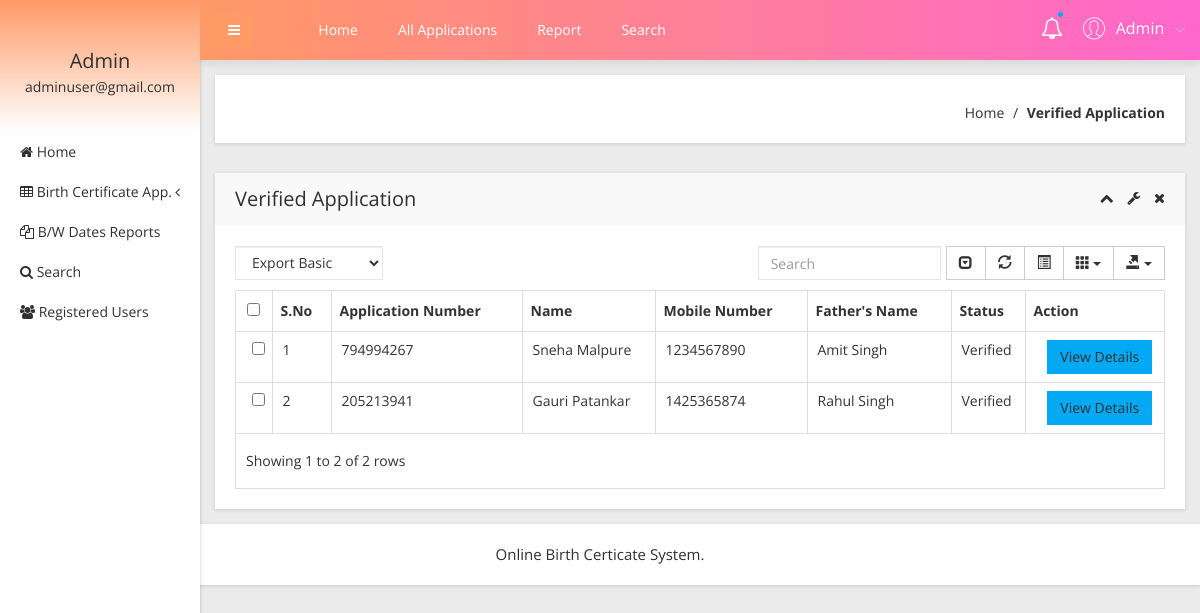
Page /admin/verified-application.php (signed in) on the committed database.
### tables this page shows
CREATE TABLE `tblapplication` (
  `ID` int(10) NOT NULL,
  `UserID` int(5) NOT NULL,
  `ApplicationID` varchar(200) DEFAULT NULL,
  `DateofBirth` varchar(200) DEFAULT NULL,
  `Gender` varchar(50) DEFAULT NULL,
  `FullName` varchar(200) DEFAULT NULL,
  `PlaceofBirth` varchar(200) DEFAULT NULL,
  `NameofFather` varchar(200) DEFAULT NULL,
  `NameOfMother` varchar(120) DEFAULT NULL,
  `PermanentAdd` mediumtext DEFAULT NULL,
  `PostalAdd` mediumtext DEFAULT NULL,
  `MobileNumber` bigint(10) DEFAULT NULL,
  `Email` varchar(200) DEFAULT NULL,
  `Dateofapply` timestamp NULL DEFAULT current_timestamp(),
  `Remark` varchar(200) DEFAULT NULL,
  `Status` varchar(50) DEFAULT NULL,
  `UpdationDate` timestamp NULL DEFAULT NULL ON UPDATE current_timestamp()
);

### admin/verified-application.php (the view, shortened to what this page needs)
<?php
include('includes/dbconnection.php');
if (strlen($_SESSION['obcsaid']==0)) {
  header('location:logout.php');
  } else{
  ?>
<!doctype html>
<html class="no-js" lang="en">
<head>
    <link rel="stylesheet" href="css/bootstrap.min.css">
    <link rel="stylesheet" href="css/font-awesome.min.css">
    <link rel="stylesheet" href="css/adminpro-custon-icon.css">
    <link rel="stylesheet" href="css/meanmenu.min.css">
    <link rel="stylesheet" href="css/jquery.mCustomScrollbar.min.css">
    <link rel="stylesheet" href="css/animate.css">
    <link rel="stylesheet" href="css/data-table/bootstrap-table.css">
    <link rel="stylesheet" href="css/data-table/bootstrap-editable.css">
    <link rel="stylesheet" href="css/normalize.css">
    <link rel="stylesheet" href="css/c3.min.css">
    <link rel="stylesheet" href="style.css">
    <link rel="stylesheet" href="css/responsive.css">
</head>
<body class="materialdesign">
    <div class="wrapper-pro">
      <?php include_once('includes/sidebar.php');?>
        <?php include_once('includes/header.php');?>
            <div class="breadcome-area mg-b-30 small-dn">
                <div class="container-fluid">
                    <div class="row">
                        <div class="col-lg-12">
                            <div class="breadcome-list shadow-reset">
                                <div class="row">
                                    <div class="col-lg-12">
                                        <ul class="breadcome-menu">
                                            <li><a href="dashboard.php">Home</a> <span class="bread-slash">/</span>
                                            </li>
                                            <li><span class="bread-blod">Verified Application</span>
                                            </li>
                                        </ul>
                                    </div>
                                </div>
                            </div>
                        </div>
                    </div>
                </div>
            </div>
            <div class="data-table-area mg-b-15">
                <div class="container-fluid">
                    <div class="row">
                        <div class="col-lg-12">
                            <div class="sparkline13-list shadow-reset">
                                <div class="sparkline13-hd">
                                    <div class="main-sparkline13-hd">
                                        <h1>Verified Application</h1>
                                        <div class="sparkline13-outline-icon">
                                            <span class="sparkline13-collapse-link"><i class="fa fa-chevron-up"></i></span>
                                            <span><i class="fa fa-wrench"></i></span>
                                            <span class="sparkline13-collapse-close"><i class="fa fa-times"></i></span>
                                        </div>
                                    </div>
                                </div>
                                <div class="sparkline13-graph">
                                    <div class="datatable-dashv1-list custom-datatable-overright">
                                        <div id="toolbar">
                                            <select class="form-control">
                                                <option value="">Export Basic</option>
                                            </select>
                                        </div>
                                        <table id="table" data-toggle="table" data-pagination="true" data-search="true" data-show-columns="true" data-show-pagination-switch="true" data-show-refresh="true" data-key-events="true" data-show-toggle="true" data-resizable="true" data-cookie="true" data-cookie-id-table="saveId" data-show-export="true" data-click-to-select="true" data-toolbar="#toolbar">
                                            <thead>
                                                <tr>
                                                    <th>S.No</th>
                                                    <th>Application Number</th>
                                                    <th>Name</th>
                                                    <th >Mobile Number</th>
                                                    <th>Father's Name</th>
                                                    <th>Status</th>
                                                    <th data-field="action">Action</th>
                                                </tr>
                                            </thead>
                                            <tbody>
                                              <?php
$sql="SELECT * from tblapplication where Status='Verified'";
$query = $dbh -> prepare($sql);
$query->execute();
$results=$query->fetchAll(PDO::FETCH_OBJ);
$cnt=1;
if($query->rowCount() > 0)
{
foreach($results as $row)
{               ?>
                                                <tr>
                                                    <td><?php echo htmlentities($cnt);?></td>
                                                    <td><?php  echo htmlentities($row->ApplicationID);?></td>
                                                    <td><?php  echo htmlentities($row->FullName);?></td>
                                                   <td><?php  echo htmlentities($row->MobileNumber);?></td>
                                                    <td><?php  echo htmlentities($row->NameofFather);?></td>
                                                  <?php if($row->Status==""){ ?>
                     <td><?php echo "Still Pending"; ?></td>
<?php } else { ?>                  <td><?php  echo htmlentities($row->Status);?>
                  </td>
                  <?php } ?>
                                                    <td class="datatable-ct"><a href="view-application-detail.php?viewid=<?php echo htmlentities ($row->ID);?>" class='btn btn-primary'>View Details</a>
                                                    </td>
                                                </tr>
                                             <?php $cnt=$cnt+1;}} ?>
                                            </tbody>
                                        </table>
                                    </div>
                                </div>
                            </div>
                        </div>
                    </div>
                </div>
            </div>
        </div>
    </div>
  <?php include_once('includes/footer.php');?>
</body>
</html><?php }  ?>

### admin/includes/sidebar.php (shortened to what this page needs)
     <?php
include('includes/dbconnection.php');
if (strlen($_SESSION['obcsaid']==0)) {
  header('location:logout.php');
  } else{
  ?>
  <div class="left-sidebar-pro">
            <nav id="sidebar">
                <div class="sidebar-header">
                    <?php
$aid=$_SESSION['obcsaid'];
$sql="SELECT AdminName,Email from  tbladmin where ID=:aid";
$query = $dbh -> prepare($sql);
$query->bindParam(':aid',$aid,PDO::PARAM_STR);
$query->execute();
$results=$query->fetchAll(PDO::FETCH_OBJ);
$cnt=1;
if($query->rowCount() > 0)
{
foreach($results as $row)
{               ?>
                    <h3> <?php  echo $row->AdminName;?></h3>
                    <p> <?php  echo $row->Email;?></p>
                  <?php $cnt=$cnt+1;}} ?>
                </div>
                <div class="left-custom-menu-adp-wrap">
                    <ul class="nav navbar-nav left-sidebar-menu-pro">
                        <li class="nav-item">
                            <a href="dashboard.php" role="button" aria-expanded="false"><i class="fa big-icon fa-home"></i> <span class="mini-dn">Home</span> </a>
                        </li>
                        <li class="nav-item"><a href="#" data-toggle="dropdown" role="button" aria-expanded="false" class="nav-link dropdown-toggle"><i class="fa big-icon fa-table"></i> <span class="mini-dn">Birth Certificate App.</span> <span class="indicator-right-menu mini-dn"><i class="fa indicator-mn fa-angle-left"></i></span></a>
                        </li>
                        <li class="nav-item">
                            <a href="between-dates-report.php" role="button" aria-expanded="false"><i class="fa big-icon fa-files-o"></i> <span class="mini-dn">B/W Dates Reports</span> </a>
                        </li>
                        <li class="nav-item">
                            <a href="search.php" role="button" aria-expanded="false"><i class="fa fa-search"></i> <span class="mini-dn">Search</span> </a>
                        </li>
                             <li class="nav-item">
                            <a href="  registered-users.php" role="button" aria-expanded="false"><i class="fa fa-users"></i> <span class="mini-dn">Registered Users</span> </a>
                        </li>
                    </ul>
                </div>
            </nav>
        </div>
        <?php }  ?>

### admin/includes/header.php (shortened to what this page needs)
      <?php
include('includes/dbconnection.php');
if (strlen($_SESSION['obcsaid']==0)) {
  header('location:logout.php');
  } else{
  ?>
 <div class="content-inner-all">
            <div class="header-top-area">
                <div class="fixed-header-top">
                    <div class="container-fluid">
                        <div class="row">
                            <div class="col-lg-1 col-md-6 col-sm-6 col-xs-12">
                                <button type="button" id="sidebarCollapse" class="btn bar-button-pro header-drl-controller-btn btn-info navbar-btn">
                                    <i class="fa fa-bars"></i>
                                </button>
                            </div>
                            <div class="col-lg-6 col-md-1 col-sm-1 col-xs-12">
                                <div class="header-top-menu tabl-d-n">
                                    <ul class="nav navbar-nav mai-top-nav">
                                        <li class="nav-item"><a href="dashboard.php" class="nav-link">Home</a>
                                        </li>
                                        <li class="nav-item"><a href="all-applications.php" class="nav-link">All Applications</a>
                                        </li>
                                        <li class="nav-item"><a href="between-dates-report.php" class="nav-link">Report</a>
                                        </li>
                                        <li class="nav-item"><a href="search.php" class="nav-link">Search</a>
                                        </li>
                                    </ul>
                                </div>
                            </div>
                            <div class="col-lg-5 col-md-5 col-sm-6 col-xs-12">
                                <div class="header-right-info">
                                    <ul class="nav navbar-nav mai-top-nav header-right-menu">
                                        <li class="nav-item"><a href="new-birth-application.php" data-toggle="dropdown" role="button" aria-expanded="false" class="nav-link dropdown-toggle"><i class="fa fa-bell-o" aria-hidden="true"></i><span class="indicator-nt"></span></a>
                                        </li>
                                        <li class="nav-item">
                                            <a href="#" data-toggle="dropdown" role="button" aria-expanded="false" class="nav-link dropdown-toggle">
                                                <?php
$aid=$_SESSION['obcsaid'];
$sql="SELECT AdminName,Email from  tbladmin where ID=:aid";
$query = $dbh -> prepare($sql);
$query->bindParam(':aid',$aid,PDO::PARAM_STR);
$query->execute();
$results=$query->fetchAll(PDO::FETCH_OBJ);
$cnt=1;
if($query->rowCount() > 0)
{
foreach($results as $row)
{               ?>
                                                <span class="adminpro-icon adminpro-user-rounded header-riht-inf"></span>
                                                <span class="admin-name"><?php  echo $row->AdminName;?></span>
                                                <span class="author-project-icon adminpro-icon adminpro-down-arrow"></span><?php $cnt=$cnt+1;}} ?>
                                            </a>
                                        </li>
                                    </ul>
                                </div>
                            </div>
                        </div>
                    </div>
                </div>
            </div><?php }  ?>

### rows in the picture
tblapplication: ApplicationID "794994267", FullName "Sneha Malpure", MobileNumber "1234567890", NameofFather "Amit Singh", Status "Verified"
tblapplication: ApplicationID "205213941", FullName "Gauri Patankar", MobileNumber "1425365874", NameofFather "Rahul Singh", Status "Verified"

### other values in the picture
$row->AdminName "Admin"
$row->Email "adminuser@gmail.com"
